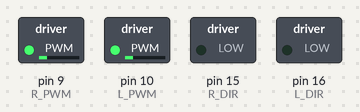
The sketch below on a simulated Arduino Uno, built with avr-gcc and run on an emulated ATmega328P. On the bench: switched loads named in the sketch (green lamp = pin HIGH).

Above: at 0.05 s.
At 2.25 s:
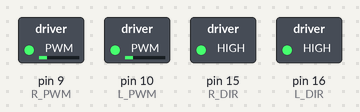
At 4.5 s:
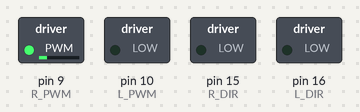
At 5.6 s:
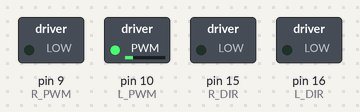
At 6.75 s:
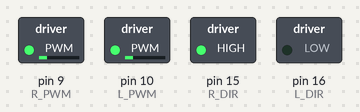
At 9.0 s:
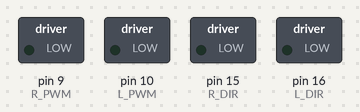
Timing chart, 0 to 11.7 s (numbered marks = the images above):
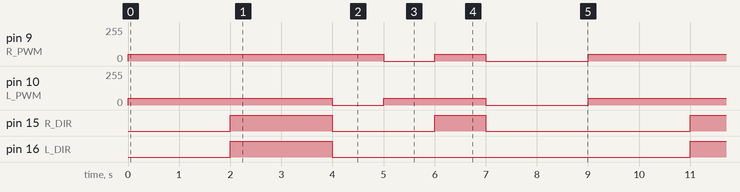

The sketch:

motorDebug1.ino
```cpp
#include "Motors.h"

Motors_c motors;

void setup() {
  // Initialize motors
  motors.initialise();
}

void loop() {
  // Move forward for 2 seconds
  motors.setPWM(50, 50);
  delay(2000);

  // Move backward for 2 seconds
  motors.setPWM(-50, -50);
  delay(2000);

  // Turn left for 1 second
  motors.setPWM(0, 50);
  delay(1000);

  // Turn right for 1 second
  motors.setPWM(50, 0);
  delay(1000);

  // Spin in place for 1 second
  motors.setPWM(50, -50);
  delay(1000);

  // Stop
  motors.setPWM(0, 0);
  delay(2000);
}
```

Motors.h
```cpp
#ifndef _MOTORS_H
#define _MOTORS_H

// Correct Pin definitions
#define L_PWM 10
#define L_DIR 16
#define R_PWM 9
#define R_DIR 15

// Maximum PWM value
#define MAX_PWM 180.0

// Class to operate the motors.
class Motors_c {

  public:

    // Constructor, must exist.
    Motors_c() {
      // Leave empty. Ensure initialise() is called instead.
    }

    // Initialize motor pins
    void initialise() {
      // Set motor pins as outputs
      pinMode(L_PWM, OUTPUT);
      pinMode(L_DIR, OUTPUT);
      pinMode(R_PWM, OUTPUT);
      pinMode(R_DIR, OUTPUT);

      // Set initial direction
      digitalWrite(L_DIR, LOW);
      digitalWrite(R_DIR, LOW);
    }

    // Set PWM power for the motors
    void setPWM(float left_pwr, float right_pwr) {
      // Control left motor direction
      if (left_pwr < 0) {
        digitalWrite(L_DIR, HIGH);  // Reverse
        left_pwr = -left_pwr;       // Convert to positive for PWM
      } else {
        digitalWrite(L_DIR, LOW);   // Forward
      }

      // Control right motor direction
      if (right_pwr < 0) {
        digitalWrite(R_DIR, HIGH);  // Reverse
        right_pwr = -right_pwr;     // Convert to positive for PWM
      } else {
        digitalWrite(R_DIR, LOW);   // Forward
      }

      // Ensure PWM values are within range [0, MAX_PWM]
      left_pwr = constrain(left_pwr, 0, MAX_PWM);
      right_pwr = constrain(right_pwr, 0, MAX_PWM);

      // Write PWM to the motors
      analogWrite(L_PWM, (int)left_pwr);
      analogWrite(R_PWM, (int)right_pwr);
    }
};

#endif
```

Measured:
- by itself, pin 9 (R_PWM): repeats every 9.0 s: 0/255 1.0 s, 50/255 1.0 s, 0/255 2.0 s, 50/255 5.0 s
- by itself, pin 10 (L_PWM): repeats every 9.0 s: 0/255 1.0 s, 50/255 2.0 s, 0/255 2.0 s, 50/255 4.0 s
- by itself, pin 15 (R_DIR): repeats every 9.0 s: LOW 2.0 s, HIGH 1.0 s, LOW 4.0 s, HIGH 2.0 s
- by itself, pin 16 (L_DIR): alternates HIGH for 2.0 s and LOW for 7.0 s
